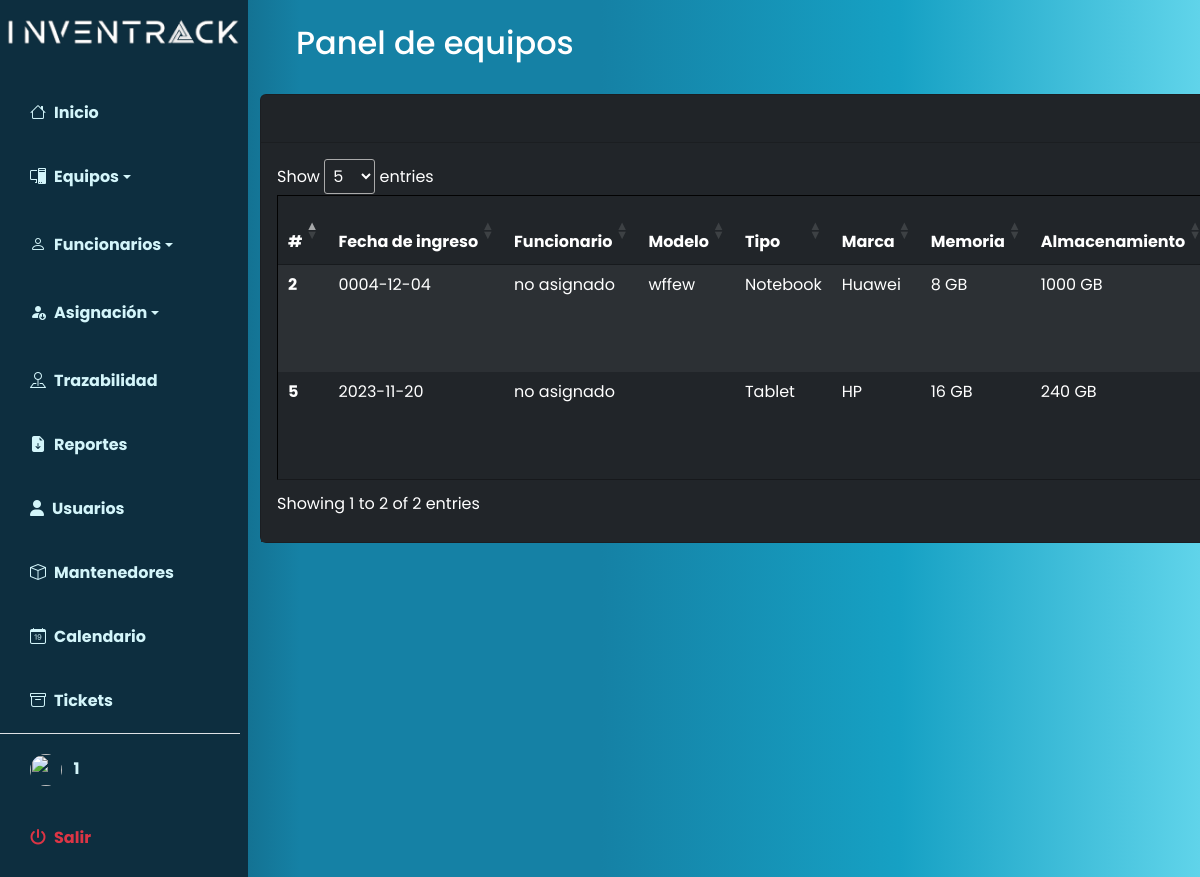
The app's page /index.php?p=equipos/equiposPanel (signed in), older data.
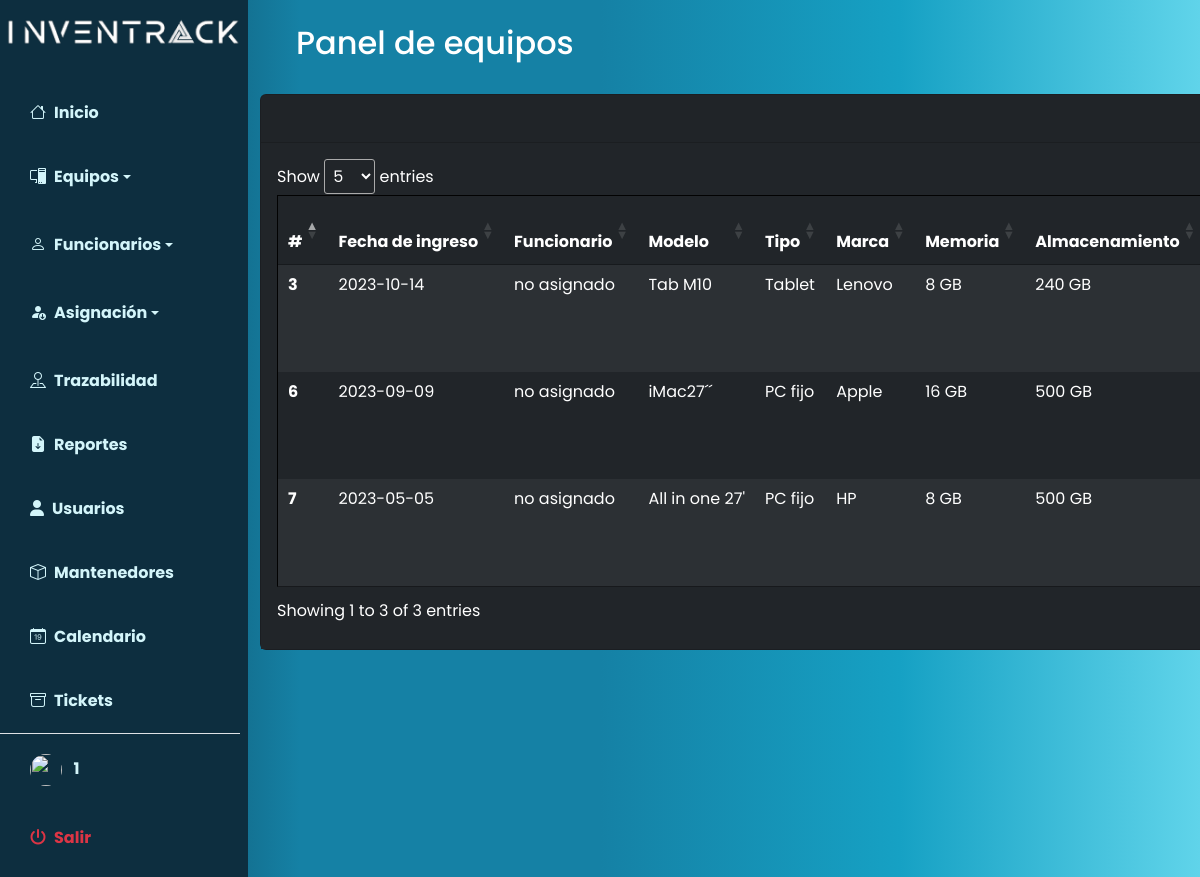
The same page, newer data.
### tables this page shows
CREATE TABLE `equipos` (
  `id` int(10) NOT NULL,
  `fechaIngreso` date DEFAULT NULL,
  `modelo` varchar(50) NOT NULL,
  `tipo_id` int(50) NOT NULL,
  `marca_id` int(10) NOT NULL,
  `memoria_id` int(10) NOT NULL,
  `almacenamiento_id` int(10) NOT NULL,
  `tipoAlmacenamiento_id` int(10) NOT NULL,
  `funcionario_id` int(10) NOT NULL,
  `formaIngreso_id` int(10) NOT NULL,
  `fechaMantencion` date DEFAULT NULL,
  `costo` int(50) NOT NULL
);

CREATE TABLE `funcionarios` (
  `id` int(10) NOT NULL,
  `nombre` varchar(50) NOT NULL,
  `apellido` varchar(50) NOT NULL,
  `email` varchar(50) NOT NULL,
  `establecimiento_id` int(10) NOT NULL,
  `departamento_id` int(10) NOT NULL
);

CREATE TABLE `tipo` (
  `id` int(10) NOT NULL,
  `tipo` varchar(50) NOT NULL
);

CREATE TABLE `marcas` (
  `id` int(10) NOT NULL,
  `marca` varchar(50) NOT NULL
);

CREATE TABLE `memorias` (
  `id` int(10) NOT NULL,
  `memoria` varchar(50) NOT NULL
);

CREATE TABLE `almacenamientos` (
  `id` int(10) NOT NULL,
  `almacenamiento` varchar(50) NOT NULL
);

### index.php (called while the page is built, shortened)
<?php
$pagina = isset($_GET['p']) ? strtolower($_GET['p']) : 'home';
require_once 'includes/header.php';
require_once 'pages/' . $pagina . '.php';
require_once 'includes/footer.php';
?>

### pages/equipos/equiposPanel.php (the view, shortened to what this page needs)
<?php ob_start();
include("database/auth.php");
$query = "SELECT equipos.*, funcionarios.nombre AS funcionario, tipo.tipo AS nombreOpcion, marcas.marca AS marcas, memorias.memoria AS memorias, almacenamientos.almacenamiento AS almacenamientos, tipoAlmacenamientos.tipoAlmacenamiento AS tipoAlmacenamientos, formaIngresos.formaIngreso AS formaIngresos
FROM equipos
LEFT JOIN funcionarios ON equipos.funcionario_id = funcionarios.id
LEFT JOIN tipo ON equipos.tipo_id = tipo.id
LEFT JOIN marcas ON equipos.marca_id = marcas.id
LEFT JOIN memorias ON equipos.memoria_id = memorias.id
LEFT JOIN almacenamientos ON equipos.almacenamiento_id = almacenamientos.id
LEFT JOIN tipoAlmacenamientos ON equipos.tipoAlmacenamiento_id = tipoAlmacenamientos.id
LEFT JOIN formaIngresos ON equipos.formaIngreso_id = formaIngresos.id
WHERE funcionarios.nombre = 'no asignado'
;
";
$result = mysqli_query($connection, $query);
?>
<nav class="navbar navbar-expand-lg navbar-light bg-transparent py-4 px-4">
                    <h2 class="fs-2 mx-4 text-white">Panel de equipos</h2>
            </nav>
<main class="container-xxl" id="aaaa">
    <div class="row" id="contenedortabla">
        <div class="col-12">
    <div class="card text-bg-dark ">
        <div class="card-header">
            <div class="d-flex justify-content-between align-items-center">
            </div>
        </div>
        <div class="card-body table-responsive text-bg-dark"  id="bbbb">
            <table style="border: 1; cellpadding: 10;" class="table table-hover table-dark table-striped tableAux dataTables table-borderless" id="tablaEquipos" >
                <thead class="">
                    <tr>
                        <th scope="col">#</th>
                        <th scope="col">Fecha de ingreso</th>
                        <th scope="col">Funcionario</th>
                        <th scope="col">Modelo</th>
                        <th scope="col">Tipo</th>
                        <th scope="col">Marca</th>
                        <th scope="col">Memoria</th>
                        <th scope="col">Almacenamiento</th>
                    </tr>
                </thead>
                <tbody>
                    <?php while ($fila = mysqli_fetch_array($result)) : ?>
                        <tr>
                            <th scope="row"><?= $fila['id'] ?></th>
                            <td><?= $fila['fechaIngreso'] ?></td>
                            <td><?=$fila['funcionario'] ?></td>
                            <td><?= $fila['modelo'] ?></td>
                            <td><?=$fila['nombreOpcion'] ?></td>
                            <td><?=$fila['marcas'] ?></td>
                            <td><?=$fila['memorias'] ?> GB</td>
                            <td><?=$fila['almacenamientos'] ?> GB</td>
                        </tr>
                    <?php endwhile; ?>
                </tbody>
            </table>
        </div>
    </div>
    </div>
    </div>
</main>

Row changes from the older to the newer data that the page shows:
no longer on this page (row edited): equipos: id "2", fechaIngreso "0004-12-04", funcionario.nombre "no asignado", modelo "wffew", tipo.tipo "Notebook", marca.marca "Huawei", memoria.memoria "8", almacenamiento.almacenamiento "1000"
no longer on this page (row edited): equipos: id "5", fechaIngreso "2023-11-20", funcionario.nombre "no asignado", tipo.tipo "Tablet", marca.marca "HP", memoria.memoria "16", almacenamiento.almacenamiento "240"
now on this page (row edited): equipos: id "3", fechaIngreso "2023-10-14", funcionario.nombre "no asignado", modelo "Tab M10", tipo.tipo "Tablet", marca.marca "Lenovo", memoria.memoria "8", almacenamiento.almacenamiento "240"
now on this page (row edited): equipos: id "6", fechaIngreso "2023-09-09", funcionario.nombre "no asignado", modelo "iMac27´´", tipo.tipo "PC fijo", marca.marca "Apple", memoria.memoria "16", almacenamiento.almacenamiento "500"
now on this page (row edited): equipos: id "7", fechaIngreso "2023-05-05", funcionario.nombre "no asignado", modelo "All in one 27'", tipo.tipo "PC fijo", marca.marca "HP", memoria.memoria "8", almacenamiento.almacenamiento "500"
Text that changed along with them:
text written by a page script: "Show entries Showing 1 to 2 of 2 entries" → "Show entries Showing 1 to 3 of 3 entries"
